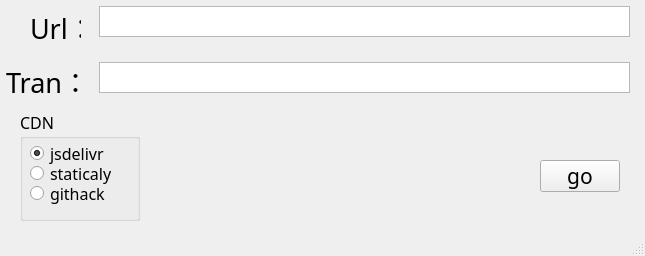
<?xml version="1.0" encoding="UTF-8"?>
<ui version="4.0">
 <class>MainWindow</class>
 <widget class="QMainWindow" name="MainWindow">
  <property name="geometry">
   <rect>
    <x>0</x>
    <y>0</y>
    <width>645</width>
    <height>256</height>
   </rect>
  </property>
  <property name="windowTitle">
   <string>GithubUrlTran</string>
  </property>
  <widget class="QWidget" name="centralwidget">
   <widget class="QLabel" name="label_url">
    <property name="geometry">
     <rect>
      <x>30</x>
      <y>6</y>
      <width>51</width>
      <height>41</height>
     </rect>
    </property>
    <property name="font">
     <font>
      <family>Segoe Print</family>
      <pointsize>20</pointsize>
     </font>
    </property>
    <property name="text">
     <string>Url：</string>
    </property>
   </widget>
   <widget class="QTextEdit" name="textEdit_url">
    <property name="geometry">
     <rect>
      <x>99</x>
      <y>6</y>
      <width>531</width>
      <height>31</height>
     </rect>
    </property>
   </widget>
   <widget class="QLabel" name="label_tran">
    <property name="geometry">
     <rect>
      <x>6</x>
      <y>60</y>
      <width>81</width>
      <height>41</height>
     </rect>
    </property>
    <property name="font">
     <font>
      <family>Segoe Print</family>
      <pointsize>20</pointsize>
     </font>
    </property>
    <property name="text">
     <string>Tran：</string>
    </property>
   </widget>
   <widget class="QTextEdit" name="textEdit_tran">
    <property name="geometry">
     <rect>
      <x>99</x>
      <y>62</y>
      <width>531</width>
      <height>31</height>
     </rect>
    </property>
   </widget>
   <widget class="QPushButton" name="pushButton_go">
    <property name="geometry">
     <rect>
      <x>540</x>
      <y>160</y>
      <width>80</width>
      <height>32</height>
     </rect>
    </property>
    <property name="font">
     <font>
      <family>MV Boli</family>
      <pointsize>16</pointsize>
     </font>
    </property>
    <property name="text">
     <string>go</string>
    </property>
   </widget>
   <widget class="QGroupBox" name="CDNgroupBox">
    <property name="geometry">
     <rect>
      <x>20</x>
      <y>110</y>
      <width>120</width>
      <height>111</height>
     </rect>
    </property>
    <property name="font">
     <font>
      <family>MV Boli</family>
      <pointsize>12</pointsize>
     </font>
    </property>
    <property name="title">
     <string>CDN</string>
    </property>
    <widget class="QRadioButton" name="radioButton_jsdelivr">
     <property name="geometry">
      <rect>
       <x>10</x>
       <y>30</y>
       <width>81</width>
       <height>26</height>
      </rect>
     </property>
     <property name="font">
      <font>
       <family>MV Boli</family>
       <pointsize>12</pointsize>
      </font>
     </property>
     <property name="text">
      <string>jsdelivr</string>
     </property>
     <property name="checked">
      <bool>true</bool>
     </property>
     <attribute name="buttonGroup">
      <string notr="true">CDNGroup</string>
     </attribute>
    </widget>
    <widget class="QRadioButton" name="radioButton_staticaly">
     <property name="geometry">
      <rect>
       <x>10</x>
       <y>50</y>
       <width>81</width>
       <height>26</height>
      </rect>
     </property>
     <property name="font">
      <font>
       <family>MV Boli</family>
       <pointsize>12</pointsize>
      </font>
     </property>
     <property name="text">
      <string>staticaly</string>
     </property>
     <attribute name="buttonGroup">
      <string notr="true">CDNGroup</string>
     </attribute>
    </widget>
    <widget class="QRadioButton" name="radioButton_githack">
     <property name="geometry">
      <rect>
       <x>10</x>
       <y>70</y>
       <width>81</width>
       <height>26</height>
      </rect>
     </property>
     <property name="font">
      <font>
       <family>MV Boli</family>
       <pointsize>12</pointsize>
      </font>
     </property>
     <property name="text">
      <string>githack</string>
     </property>
     <attribute name="buttonGroup">
      <string notr="true">CDNGroup</string>
     </attribute>
    </widget>
   </widget>
  </widget>
  <widget class="QMenuBar" name="menubar">
   <property name="geometry">
    <rect>
     <x>0</x>
     <y>0</y>
     <width>645</width>
     <height>22</height>
    </rect>
   </property>
  </widget>
  <widget class="QStatusBar" name="statusbar"/>
 </widget>
 <resources/>
 <connections/>
 <buttongroups>
  <buttongroup name="CDNGroup"/>
 </buttongroups>
</ui>
